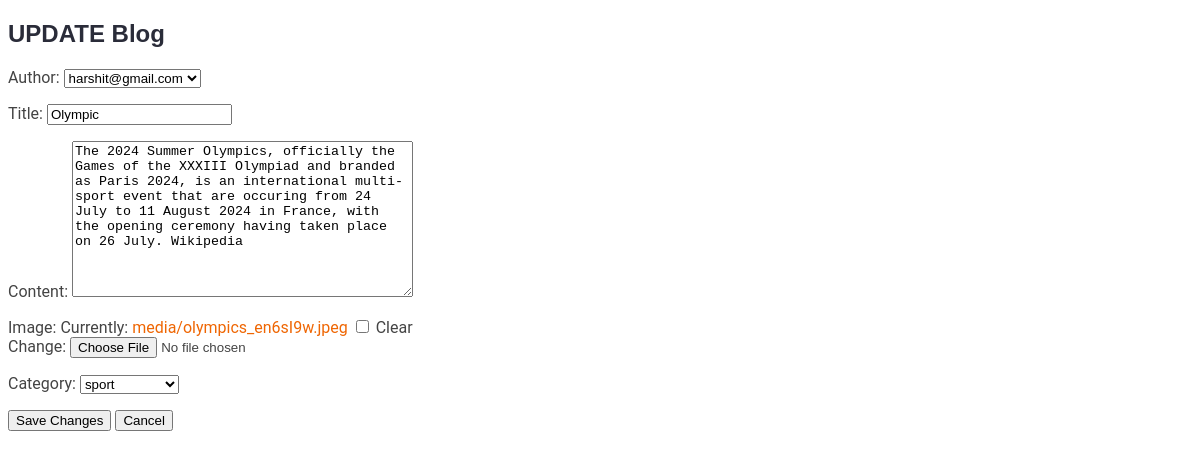
/updateblog/19b8cbba-64cc-4c01-9e1e-6c9e4b8697e5/ (signed in), run on the app's committed database.
### blogging/models.py (models this page shows, shortened)
class TimeStampedModel(models.Model):
    created_at = models.DateTimeField(default=timezone.now)
    updated_at = models.DateTimeField(default=timezone.now)
    class Meta:
        abstract = True

class Blog(TimeStampedModel):
    id = models.UUIDField(primary_key=True, default=uuid.uuid4, editable=False)
    author = models.ForeignKey(User, on_delete=models.CASCADE,
                               related_name='blogs')
    title = models.CharField(max_length=100)
    content = models.TextField()
    image = models.ImageField(upload_to='media', blank=True, null=True)
    category = models.ForeignKey('Category', on_delete=models.CASCADE)

### blogging/views.py (the view, shortened to what this page needs)
# urls.py: path('updateblog/<uuid:id>/', BlogUpdateView.as_view(), name='update_blog'),
class BlogUpdateView(TemplateView):
    template_name = 'blogging/update.html'
    def get(self, request, id):
        blog = get_object_or_404(Blog, id=id, author=request.user)
        form = BlogForm(instance=blog)
        context = {
            "form": form,
            "blog": blog
        }
        return render(request, self.template_name, context)

### blogging/forms.py (shortened to what this page needs)
class BlogForm(forms.ModelForm):
    class Meta:
        model = Blog
        fields = ['author', 'title', 'content', 'image', 'category']
        widgets = {
            'title': forms.TextInput(attrs={'placeholder': 'Enter blog title',
                                            'class': 'form-control'}),
        }

### blogging/models.py (called while the page is built)
    def __str__(self):
        return self.name

### blogging/templates/blogging/update.html (shortened to what this page needs)
{% load static %}
<!DOCTYPE html>
<html lang="en">
<head>
    <link rel="stylesheet" href="{% static 'css/main.css' %}">
</head>
<body>
    <div class="container">
        <h2>UPDATE Blog</h2>
        <form method="post" enctype="multipart/form-data">
            {{ form.as_p }}
            <div class="form-group">
                <button type="submit" class="btn btn-primary">Save Changes</button>
                <button type="submit" class="btn btn-primary">Cancel</button>
            </div>
        </form>
    </div>
</body>
</html>

### blogging/static/assets/css/main.css (style rules this page uses)
:root { --default-font: "Roboto", system-ui, -apple-system, "Segoe UI", Roboto, "Helvetica Neue", Arial, "Noto Sans", "Liberation Sans", sans-serif, "Apple Color Emoji", "Segoe UI Emoji", "Segoe UI Symbol", "Noto Color Emoji"; --heading-font: "Raleway", sans-serif; --nav-font: "Poppins", sans-serif; }
:root { --background-color: #ffffff; --default-color: #444444; --heading-color: #2a2c39; --accent-color: #ef6603; --surface-color: #ffffff; --contrast-color: #ffffff; }
:root { --nav-color: #ffffff; --nav-hover-color: #ef6603; --nav-mobile-background-color: #ffffff; --nav-dropdown-background-color: #ffffff; --nav-dropdown-color: #060606; --nav-dropdown-hover-color: #ef6603; }
:root { scroll-behavior: smooth; }
body { color: var(--default-color); background-color: var(--background-color); font-family: var(--default-font); }
a { color: var(--accent-color); text-decoration: none; transition: 0.3s; }
h1, h2, h3, h4, h5, h6 { color: var(--heading-color); font-family: var(--heading-font); }

### data on the page
Blog: author "harshit@gmail.com", title "Olympic", content "The 2024 Summer Olympics, officially the Games of the XXXIII Olympiad and branded as Paris 2024, is an international multi-sport event that are occuring from 24 July to 11 August 2024 in France, with the opening ceremony having taken place on 26 July. Wikipedia", category "sport"
